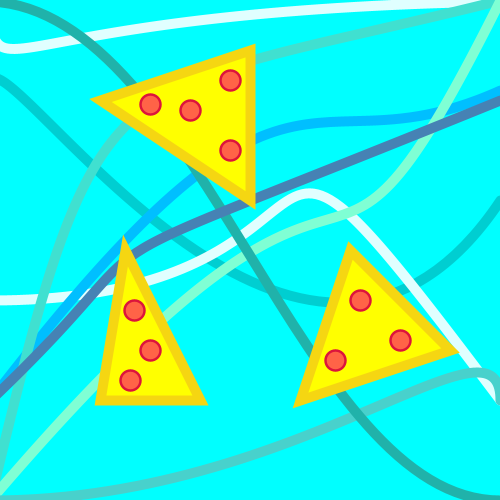
Frame 1 (no input)
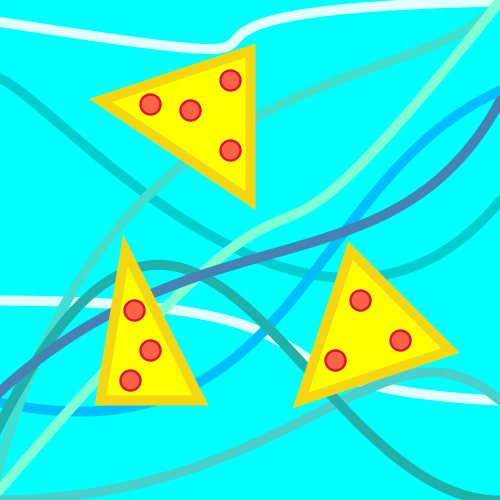
Frame 60 (the mouse pressed at the canvas centre just before this capture)
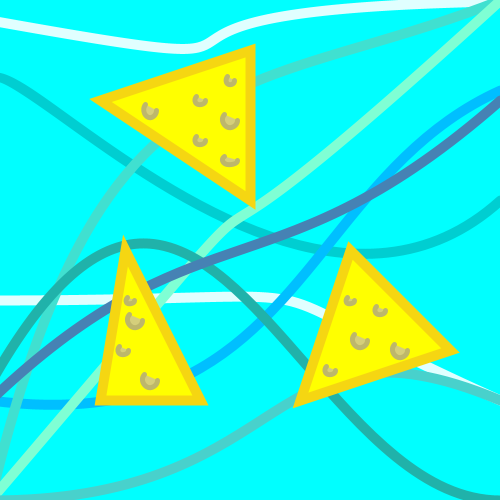
Frame 120 (the mouse held since frame 60 and released just before this capture)

The Processing sketch that drew these frames (run headless with seeded random() and noise(); from frame 60 on, the mouse is pressed at the canvas centre):

// Processing sketch: s17magd150lab04_Myers
// ── s17magd150lab04_Myers.pde
float a = 2;
float b = 2;
float c = -3;
float d = -1;
float e = 8;
float f = 100;
float g = 300;
float h = 500;
float i = 1;
int pep = 20;
int pepoff = 20;
int pressed = 0;
int pressedState = 0;

void setup(){
  size(500,500);
  stroke(1);
  a=height/1;
 
}

void draw() {
  fill(20,20,20);  
  do
  {
    ellipse(random(10,width-10), random(10,width-10), 10, 10);
  }
  while (random(0,1) < 0.5);
  background(#00FFFF);
  noFill();
  stroke(#00CED1);
  strokeWeight(10);
  bezier(500, 200, 300, a,10,40,-10,80);  
  a = a - 1;
  if (a < 0) { 
    a = height;  
  }
  stroke(#E0FFFF);
  bezier(500,400,200,b,400,300,-10,300);
  b = b - 2;
  if (b < 0){
    b = height;
  }
  stroke(#00BFFF);
  bezier(500,90,300,180,300,c,-10,400);
  c = c - .5;
  if (c < 0){
    c = height;
  }
  stroke(#E0FFFF);
  bezier(500,1,20,10,d,90,-10,20);
  d = d - 1;
  if (d < 0){
    d= height;
  }
  stroke(#40E0D0);
  bezier(500,0,f,100,100,40,-10,500);
  f = f - 3;
  if (f<0){
    f = height;
  }
  stroke(#7FFFD4);
  bezier(500,0,g,400,400,20,-10,500);
  g = g - 2;
  if (g<0){
    g=height;
  }
  stroke(#48D1CC);
  bezier(500,400,h,300,300,500,-10,500);
  h = h - 2;
  if (h<0){
    h= height;
  }
  stroke(#20B2AA);
  bezier(500,500,300,500,200,10,-10,i);
  i= i -1;
  if (i<0){
    i=height;
  }
  
  stroke(#4682B4);
  bezier(500,100,e,300,200,200,-10,400);
  e = e - 2;
  if (e<0){
    e = height;
  }
  stroke(#F5D612);
  if (pressedState == 1){ 
  stroke(#F5D612);
  fill(#FFFF00);
  triangle(300,400,350,250,450,350); 
    fill(#FFFF00);
  triangle(100,100,250,50,250,200);
  triangle(100,400,200,400,125,250);
  stroke(#2F4F4F);
  strokeWeight (2);
  fill(#008080);//olives
  ellipse(200,150,8,8);
  ellipse(210,135,10,10);
  ellipse(240,180,7,7);
  ellipse(240,150,9,9);
  ellipse(170,130,10,10);
  ellipse(190,100,10,10);
  ellipse(200,80,7,7);
  ellipse(200,150,10,10);
  ellipse(240,100,9,9);
  ellipse(150,120,7,7);
  
  ellipse(350,300,10,10);
  ellipse(400,320,7,7);
  ellipse(370,360,9,9);
  ellipse(320,380,10,10);
  ellipse(340,350,7,7);
  
  ellipse(130,300,10,10);
  ellipse(120,360,7,7);
  ellipse(175,385,8,8);
  ellipse(140,350,10,10);
  ellipse(140,330,7,7);
  ellipse(140,380,10,10);
  }
  else if (pressedState==2){
    fill(#FFFF00);
  triangle(100,100,250,50,250,200);
  triangle(100,400,200,400,125,250);
  triangle(300,400,350,250,450,350);
  
  stroke(#BDB76B);
  strokeWeight(5);
  fill(#D5CF7B);
  arc(200,100,10,10,0, PI+QUARTER_PI, OPEN);
  arc(230,120,15,15,0, PI+QUARTER_PI, OPEN);
  arc(230,80,8,10,0, PI+QUARTER_PI, OPEN);
  arc(150,110,12,15,0, PI+QUARTER_PI, OPEN);
  arc(200,140,10,10,0, PI+QUARTER_PI, OPEN);
  arc(230,160,15,10,0, PI+QUARTER_PI, OPEN);
  
  arc(123,350,10,10,0, PI+QUARTER_PI, OPEN);
  arc(150,380,15,15,0, PI+QUARTER_PI, OPEN);
  arc(130,300,8,8,0,PI+QUARTER_PI, OPEN);
  arc(135,320,15,15,0,PI+QUARTER_PI, OPEN);
  
  arc(400,350,15,15,0,PI+QUARTER_PI, OPEN);
  arc(350,300,8,8,0,PI+QUARTER_PI, OPEN);
  arc(330,370,10,10,0,PI+QUARTER_PI, OPEN);
  arc(360,340,15,15,0,PI+QUARTER_PI, OPEN);
  arc(380,310,10,10,0,PI+QUARTER_PI, OPEN);
  }
    else{
  fill(#FFFF00);
  triangle(100,100,250,50,250,200);
  triangle(100,400,200,400,125,250);
  fill(#FF6347);//peps
  strokeWeight(2.5);
  stroke(#DC143C);
  ellipse(190,110,pep,20);
  ellipse(230,80,pep,20);
  ellipse(150,104,pep,20);
  ellipse(230,150,pep,20);
  
  strokeWeight(10);
  stroke(#F5D612);
  fill(#FFFF00);
  triangle(300,400,350,250,450,350);
  fill(#FF6347);
  strokeWeight(2.5);
  stroke(#DC143C);
  ellipse(360,300,pep,20);
  ellipse(400,340,pep,20);
  ellipse(335,360,pep,20);
  
  ellipse(134,310,pep,20);
  ellipse(150,350,pep,20);
  ellipse(130,380,pep,20);
  
  }
}
void mousePressed(){
  pressed = pressed + 1;
  pressedState = (pressed %2);
  pressed = pressed + 1;
  pressedState = (pressed %3);
}
void keyPressed(){  
  pressed = pressed + 1;
  pressedState = (pressed %3);
}
  
